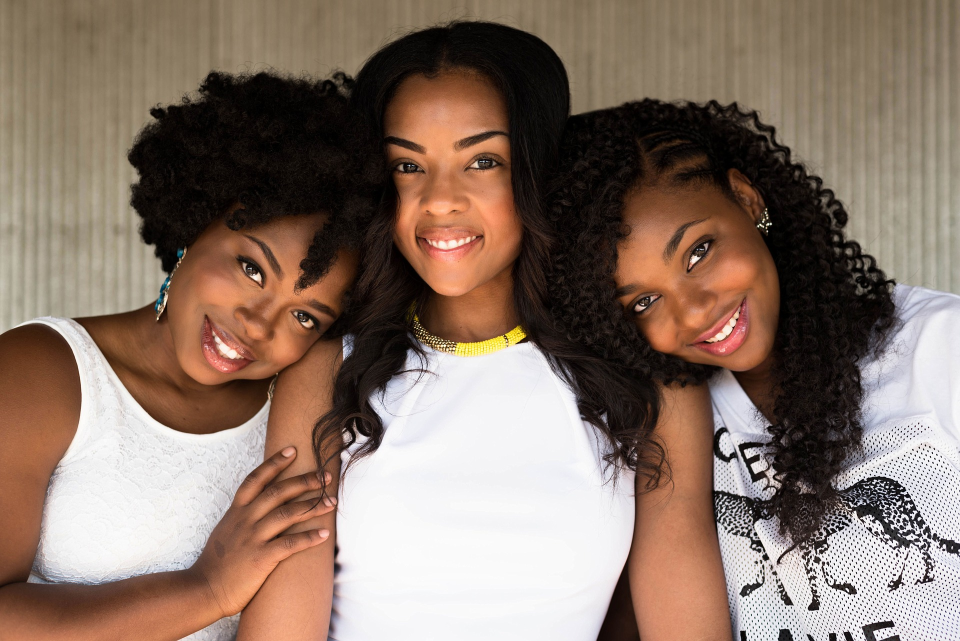
#> input picture 23. 사진에 얼굴만 찾아 모자이크 처리/샘플사진.jpg, 1920 x 1282 px (shown at 1/2 size)
$ python main23-1.py
#> lines starting #> are read from the running program, lines starting #| are printed output that depends on the picture; after the words box and inside, x2 and y2 are one past the last pixel; in counts of white or black regions, pixels touching at a corner belong together
import numpy as np
import cv2
# numpy, cv2 라이브러리를 불러온다

face_cascade = cv2.CascadeClassifier(cv2.data.haarcascades +'haarcascade_frontalface_default.xml')
eye_cascade = cv2.CascadeClassifier(cv2.data.haarcascades +'haarcascade_eye.xml')
# 얼굴과 눈을 찾기위한 opencv 알고리즘이 적용된 파일을 불러옵니다

ff = np.fromfile(r'23. 사진에 얼굴만 찾아 모자이크 처리\샘플사진.jpg', np.uint8)
# opencv에서 한글경로의 파일을 읽지 못해 numpy로 파일을 읽어온다

img = cv2.imdecode(ff, cv2.IMREAD_UNCHANGED)
#> img is the input picture: shape (1282, 1920, 3); mean B, G, R 104.5, 117.1, 137.4
#incode하여 numpy의 이미지 파일을 opencv 이미지로 불러온다

img = cv2.resize(img, dsize=(0, 0), fx=1.0, fy=1.0, interpolation=cv2.INTER_LINEAR)
#이미지의 크기를 조절한다

gray = cv2.cvtColor(img, cv2.COLOR_BGR2GRAY)
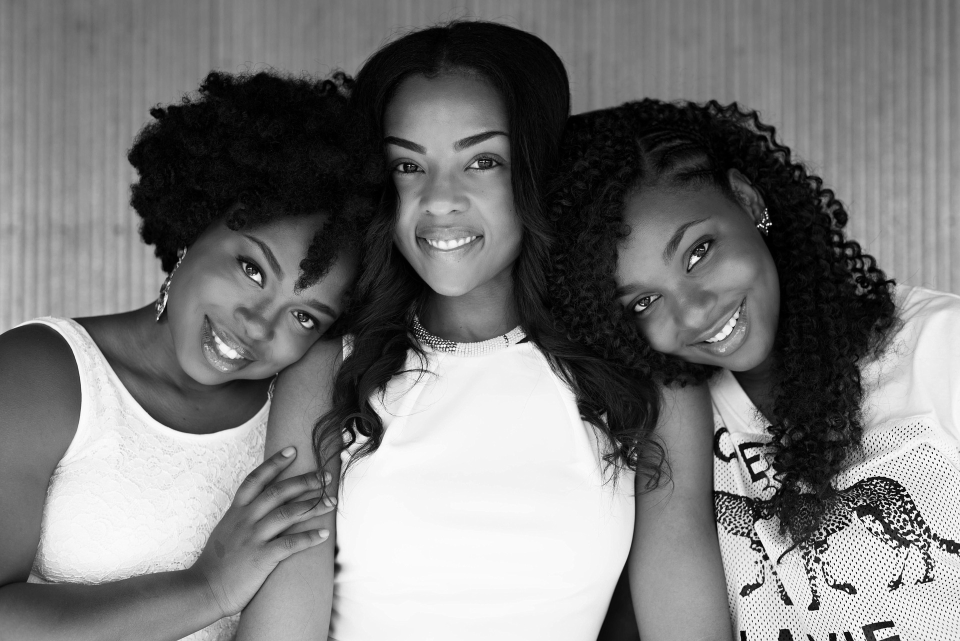
#> gray: shape (1282, 1920) (shown at 1/2 size); min 0, max 255, mean 121.7
#이미지에서 얼굴을 찾기위해 회색으로 설정

faces = face_cascade.detectMultiScale(gray, 1.2,5)
#> faces = [[728, 216, 342, 342]]
#여러개의 얼굴을 찾는다/ 1.2는 scalefactor(감도) , 5는 minNeighbor(최소 이격거리)을 나타낸다

for (x,y,w,h) in faces:
    cv2.rectangle(img, (x,y), (x+w, y+h), (255,0,0),2)

    roi_gray = gray[y:y+h, x:x+w]
    roi_color = img[y:y+h, x:x+w]
    eyes = eye_cascade.detectMultiScale(roi_gray)
    # 얼굴을 찾아 파란색 네모처리해준다
    for (ex, ey, ew, eh) in eyes:
        cv2.rectangle(roi_color, (ex,ey), (ex+ew, ey+eh),(0,255,0),2)
#> this loop made 1 pass
#> (x, y, w, h, eyes) on pass 1: (728, 216, 342, 342, [[53, 86, 61, 61], [197, 70, 82, 82]])
#> pass 1, `roi_gray = gray[y:y+h, x:x+w]`:
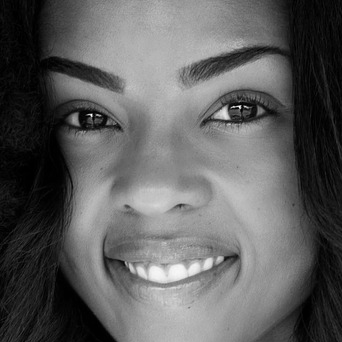
#> roi_gray: shape (342, 342); min 0, max 254, mean 94.3
#> pass 1, `roi_color = img[y:y+h, x:x+w]`:
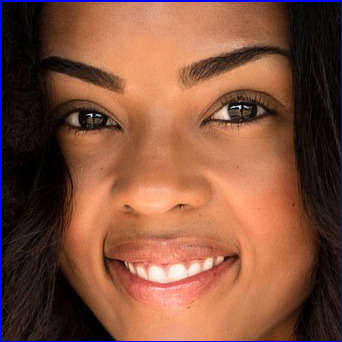
#> roi_color: shape (342, 342, 3); mean B, G, R 62.1, 81.7, 130.3
#> after the loop:
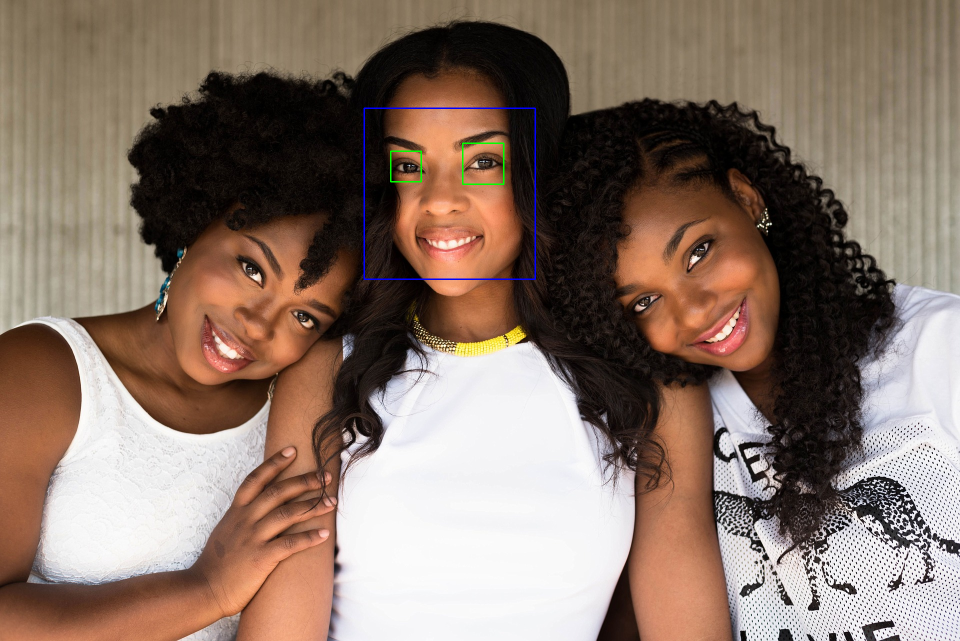
#> img: shape (1282, 1920, 3) (shown at 1/2 size); 0.24% of pixels changed, all inside (x1, y1, x2, y2) = (727, 215, 1072, 560)
#> after the loop:
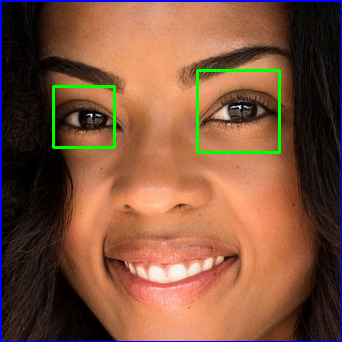
#> roi_color: shape (342, 342, 3); 1.46% of pixels changed, all inside (x1, y1, x2, y2) = (52, 69, 281, 154)
    #눈을 찾아 초록 네모처리해준다

cv2.imshow('face find', img)
cv2.waitKey(0)
cv2.destroyAllWindows()
